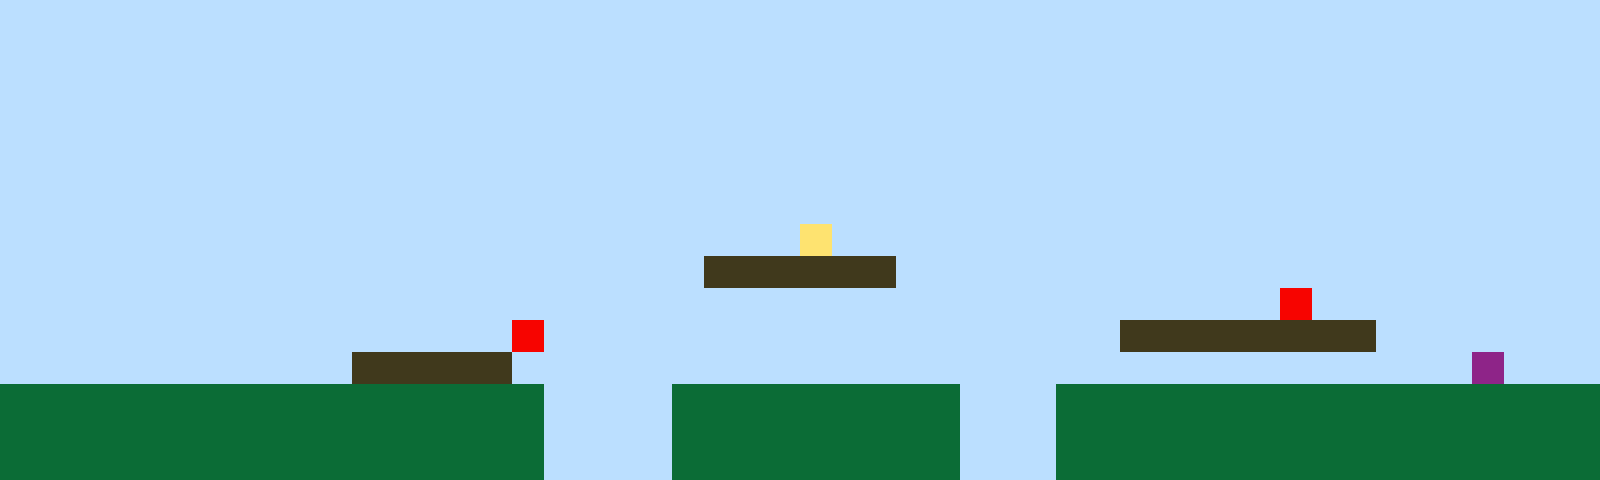

This game map was drawn from its Tiled (.tmx) file and the tilesets committed beside it. A one-line description and the full map source follow:
An orthogonal 50x15 tile map with 32x32 px tiles, 1 tile layer (Tile Layer 1).

<map version="1.10" tiledversion="1.11.2" orientation="orthogonal" renderorder="right-up" width="50" height="15" tilewidth="32" tileheight="32" infinite="0" nextlayerid="2" nextobjectid="1"><editorsettings><export target="map1.csv" format="csv" /></editorsettings><tileset firstgid="1" name="sprites" tilewidth="32" tileheight="32" tilecount="6" columns="3"><image source="sprites.png" width="96" height="64" /></tileset><layer id="1" name="Tile Layer 1" width="50" height="15"><data encoding="csv">1,1,1,1,1,1,1,1,1,1,1,1,1,1,1,1,1,1,1,1,1,1,1,1,1,1,1,1,1,1,1,1,1,1,1,1,1,1,1,1,1,1,1,1,1,1,1,1,1,1,1,1,1,1,1,1,1,1,1,1,1,1,1,1,1,1,1,1,1,1,1,1,1,1,1,1,1,1,1,1,1,1,1,1,1,1,1,1,1,1,1,1,1,1,1,1,1,1,1,1,1,1,1,1,1,1,1,1,1,1,1,1,1,1,1,1,1,1,1,1,1,1,1,1,1,1,1,1,1,1,1,1,1,1,1,1,1,1,1,1,1,1,1,1,1,1,1,1,1,1,1,1,1,1,1,1,1,1,1,1,1,1,1,1,1,1,1,1,1,1,1,1,1,1,1,1,1,1,1,1,1,1,1,1,1,1,1,1,1,1,1,1,1,1,1,1,1,1,1,1,1,1,1,1,1,1,1,1,1,1,1,1,1,1,1,1,1,1,1,1,1,1,1,1,1,1,1,1,1,1,1,1,1,1,1,1,1,1,1,1,1,1,1,1,1,1,1,1,1,1,1,1,1,1,1,1,1,1,1,1,1,1,1,1,1,1,1,1,1,1,1,1,1,1,1,1,1,1,1,1,1,1,1,1,1,1,1,1,1,1,1,1,1,1,1,1,1,1,1,1,1,1,1,1,1,1,1,1,1,1,1,1,1,1,1,1,1,1,1,1,1,1,1,1,1,1,1,1,1,1,1,1,1,1,1,1,1,1,1,1,1,1,1,1,1,1,1,1,1,1,1,1,1,1,1,1,1,1,1,1,1,1,1,1,1,1,1,1,1,1,1,1,1,1,1,4,1,1,1,1,1,1,1,1,1,1,1,1,1,1,1,1,1,1,1,1,1,1,1,1,1,1,1,1,1,1,1,1,1,1,1,1,1,1,1,1,1,1,1,1,1,1,3,3,3,3,3,3,1,1,1,1,1,1,1,1,1,1,1,1,1,1,1,1,1,1,1,1,1,1,1,1,1,1,1,1,1,1,1,1,1,1,1,1,1,1,1,1,1,1,1,1,1,1,1,1,1,1,1,1,1,1,1,1,1,1,1,1,1,1,5,1,1,1,1,1,1,1,1,1,1,1,1,1,1,1,1,1,1,1,1,1,1,1,1,1,5,1,1,1,1,1,1,1,1,1,1,1,1,1,1,1,1,1,1,3,3,3,3,3,3,3,3,1,1,1,1,1,1,1,1,1,1,1,1,1,1,1,1,1,1,3,3,3,3,3,1,1,1,1,1,1,1,1,1,1,1,1,1,1,1,1,1,1,1,1,1,1,1,1,1,1,1,1,1,1,6,1,1,1,2,2,2,2,2,2,2,2,2,2,2,2,2,2,2,2,2,1,1,1,1,2,2,2,2,2,2,2,2,2,1,1,1,2,2,2,2,2,2,2,2,2,2,2,2,2,2,2,2,2,2,2,2,2,2,2,2,2,2,2,2,2,2,2,2,2,2,1,1,1,1,2,2,2,2,2,2,2,2,2,1,1,1,2,2,2,2,2,2,2,2,2,2,2,2,2,2,2,2,2,2,2,2,2,2,2,2,2,2,2,2,2,2,2,2,2,2,1,1,1,1,2,2,2,2,2,2,2,2,2,1,1,1,2,2,2,2,2,2,2,2,2,2,2,2,2,2,2,2,2</data></layer></map>
